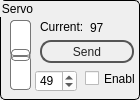
<?xml version="1.0" encoding="UTF-8"?>
<ui version="4.0">
 <class>ServoControlBundle</class>
 <widget class="QWidget" name="ServoControlBundle">
  <property name="geometry">
   <rect>
    <x>0</x>
    <y>0</y>
    <width>140</width>
    <height>100</height>
   </rect>
  </property>
  <property name="sizePolicy">
   <sizepolicy hsizetype="Preferred" vsizetype="Preferred">
    <horstretch>140</horstretch>
    <verstretch>100</verstretch>
   </sizepolicy>
  </property>
  <property name="minimumSize">
   <size>
    <width>140</width>
    <height>100</height>
   </size>
  </property>
  <property name="maximumSize">
   <size>
    <width>140</width>
    <height>100</height>
   </size>
  </property>
  <property name="windowTitle">
   <string>Form</string>
  </property>
  <widget class="QGroupBox" name="groupBox">
   <property name="geometry">
    <rect>
     <x>0</x>
     <y>0</y>
     <width>140</width>
     <height>100</height>
    </rect>
   </property>
   <property name="sizePolicy">
    <sizepolicy hsizetype="Preferred" vsizetype="Preferred">
     <horstretch>140</horstretch>
     <verstretch>100</verstretch>
    </sizepolicy>
   </property>
   <property name="minimumSize">
    <size>
     <width>140</width>
     <height>100</height>
    </size>
   </property>
   <property name="maximumSize">
    <size>
     <width>140</width>
     <height>100</height>
    </size>
   </property>
   <property name="styleSheet">
    <string notr="true">QGroupBox{
 	border-width: 1px; 
	border-style: solid; 
	border-radius: 5px;
	border-color: rgb(0, 0, 0);

}


QSpinBox {
	background-color: rgb(255, 255, 255);
}

QSlider::groove:vertical {
border: 1px solid #bbb;
background: white;
height: 68px;
border-radius: 4px;
}

QSlider::sub-page:vertical {
background: qlineargradient(x1: 0, y1: 0,    x2: 0, y2: 1,
    stop: 0 #66e, stop: 1 #bbf);
background: qlineargradient(x1: 0, y1: 0.2, x2: 1, y2: 1,
    stop: 0 #bbf, stop: 1 #55f);
border: 1px solid #777;
height: 68px;
border-radius: 4px;
}

QSlider::add-page:vertical {
background: #fff;
border: 1px solid #777;
height: 10px;
border-radius: 4px;
}

QSlider::handle:vertical {
background: qlineargradient(x1:0, y1:0, x2:1, y2:1,
    stop:0 #eee, stop:1 #ccc);
border: 1px solid #777;
width: 13px;
height:10px;
margin-top: -2px;
margin-bottom: -2px;
border-radius: 4px;
}

QSlider::handle:vertical:hover {
background: qlineargradient(x1:0, y1:0, x2:1, y2:1,
    stop:0 #fff, stop:1 #ddd);
border: 1px solid #444;
border-radius: 4px;
}

QSlider::sub-page:vertical:disabled {
background: #bbb;
border-color: #999;
}

QSlider::add-page:vertical:disabled {
background: #eee;
border-color: #999;
}

QSlider::handle:vertical:disabled {
background: #eee;
border: 1px solid #aaa;
border-radius: 4px;
}

QPushButton {
color: #222;
border: 2px solid #555;
border-radius: 11px;
padding: 5px;
background: qradialgradient(cx: 0.3, cy: -0.4,
fx: 0.3, fy: -0.4,
radius: 1.35, stop: 0 #fff, stop: 1 #BBB);
min-width: 80px;
}

QPushButton:hover {
background: qradialgradient(cx: 0.3, cy: -0.4,
fx: 0.3, fy: -0.4,
radius: 1.35, stop: 0 #fff, stop: 1 #ddd);
}

QPushButton:pressed {
background: qradialgradient(cx: 0.4, cy: -0.1,
fx: 0.4, fy: -0.1,
radius: 1.35, stop: 0 #fff, stop: 1 #fff);
}
</string>
   </property>
   <property name="title">
    <string>Servo</string>
   </property>
   <widget class="QSlider" name="verticalSlider">
    <property name="geometry">
     <rect>
      <x>10</x>
      <y>20</y>
      <width>21</width>
      <height>71</height>
     </rect>
    </property>
    <property name="sizePolicy">
     <sizepolicy hsizetype="Fixed" vsizetype="Expanding">
      <horstretch>21</horstretch>
      <verstretch>71</verstretch>
     </sizepolicy>
    </property>
    <property name="minimumSize">
     <size>
      <width>21</width>
      <height>71</height>
     </size>
    </property>
    <property name="maximumSize">
     <size>
      <width>21</width>
      <height>71</height>
     </size>
    </property>
    <property name="toolTip">
     <string>Choose potential position for the servo</string>
    </property>
    <property name="minimum">
     <number>1</number>
    </property>
    <property name="maximum">
     <number>97</number>
    </property>
    <property name="sliderPosition">
     <number>49</number>
    </property>
    <property name="orientation">
     <enum>Qt::Vertical</enum>
    </property>
    <property name="invertedAppearance">
     <bool>false</bool>
    </property>
    <property name="invertedControls">
     <bool>false</bool>
    </property>
    <property name="tickPosition">
     <enum>QSlider::TicksAbove</enum>
    </property>
    <property name="tickInterval">
     <number>10</number>
    </property>
   </widget>
   <widget class="QSpinBox" name="spn_value">
    <property name="geometry">
     <rect>
      <x>35</x>
      <y>70</y>
      <width>42</width>
      <height>22</height>
     </rect>
    </property>
    <property name="minimumSize">
     <size>
      <width>42</width>
      <height>22</height>
     </size>
    </property>
    <property name="maximumSize">
     <size>
      <width>42</width>
      <height>22</height>
     </size>
    </property>
    <property name="minimum">
     <number>1</number>
    </property>
    <property name="maximum">
     <number>97</number>
    </property>
    <property name="value">
     <number>49</number>
    </property>
   </widget>
   <widget class="QCheckBox" name="chk_enable">
    <property name="geometry">
     <rect>
      <x>85</x>
      <y>70</y>
      <width>51</width>
      <height>17</height>
     </rect>
    </property>
    <property name="toolTip">
     <string>Select servo to include in next stored position or playback</string>
    </property>
    <property name="text">
     <string>Enable</string>
    </property>
   </widget>
   <widget class="QPushButton" name="btn_play">
    <property name="geometry">
     <rect>
      <x>40</x>
      <y>40</y>
      <width>94</width>
      <height>23</height>
     </rect>
    </property>
    <property name="toolTip">
     <string>Play slider position to servo</string>
    </property>
    <property name="text">
     <string>Send</string>
    </property>
    <property name="icon">
     <iconset resource="../SerialPortIcons.qrc">
      <normaloff>:/res/images/play_large_green.png</normaloff>:/res/images/play_large_green.png</iconset>
    </property>
   </widget>
   <widget class="QLabel" name="label">
    <property name="geometry">
     <rect>
      <x>40</x>
      <y>20</y>
      <width>46</width>
      <height>13</height>
     </rect>
    </property>
    <property name="text">
     <string>Current:</string>
    </property>
   </widget>
   <widget class="QLabel" name="lbl_position">
    <property name="geometry">
     <rect>
      <x>90</x>
      <y>20</y>
      <width>21</width>
      <height>16</height>
     </rect>
    </property>
    <property name="toolTip">
     <string>Last position sent to this servo</string>
    </property>
    <property name="text">
     <string>97</string>
    </property>
   </widget>
  </widget>
 </widget>
 <resources>
  <include location="../SerialPortIcons.qrc"/>
 </resources>
 <connections>
  <connection>
   <sender>spn_value</sender>
   <signal>valueChanged(int)</signal>
   <receiver>verticalSlider</receiver>
   <slot>setValue(int)</slot>
   <hints>
    <hint type="sourcelabel">
     <x>56</x>
     <y>77</y>
    </hint>
    <hint type="destinationlabel">
     <x>27</x>
     <y>38</y>
    </hint>
   </hints>
  </connection>
  <connection>
   <sender>verticalSlider</sender>
   <signal>valueChanged(int)</signal>
   <receiver>spn_value</receiver>
   <slot>setValue(int)</slot>
   <hints>
    <hint type="sourcelabel">
     <x>20</x>
     <y>55</y>
    </hint>
    <hint type="destinationlabel">
     <x>50</x>
     <y>80</y>
    </hint>
   </hints>
  </connection>
 </connections>
</ui>
